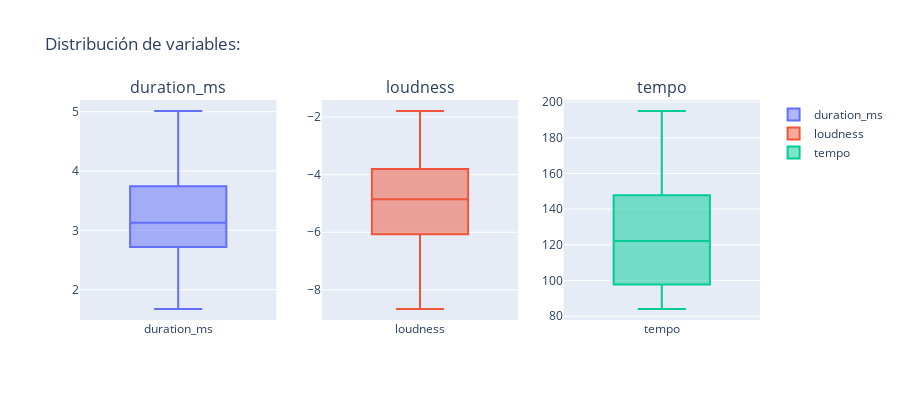

Source (notebook cell):
### Code cell
cols = ['duration_ms', 'loudness', 'tempo']

fig = make_subplots(rows=1, cols=3, subplot_titles=cols)

for i, col in enumerate(cols):
    fig.add_trace(go.Box(y=anger_df[col], name=col), row=1, col=i+1)

fig.update_layout(
    title="Distribución de variables:",
    height=400,
    width=900
)

fig.show()

### Figure 1 — Plotly figure (JSON) as saved in the notebook; plotly's stock layout.template omitted (floating-point values rounded to 4 significant figures)
{"data": [{"name": "duration_ms", "type": "box", "xaxis": "x", "y": [3.541, 3.116, 4.864, 2.694, 2.699, 3.028, 4.54, 3.134, 4.483, 4.242, 3.29, 3.046, 3.976, 2.888, 3.491, 3.269, 2.203, 3.128, 2.002, 2.889, 4.571, 3.52, 3.313, 3.751, 3.058, 3.241, 4.669, 2.177, 2.919, 3.212, 3.312, 2.595, 2.948, 3.738, 3.054, 2.726, 4.092, 2.379, 3.329, 3.113, 4.494, 3.113, 2.554, 3.764, 4.089, 3.883, 3.04, 3.13, 1.674, 2.189, 3.45, 3.959, 2.144, 2.693, 2.459, 2.864, 3.581, 3.28, 2.842, 5.012, 4.142, 2.297, 2.854, 2.597, 1.779], "yaxis": "y"}, {"name": "loudness", "type": "box", "xaxis": "x2", "y": [-3.727, -4.292, -5.464, -4.075, -3.063, -2.666, -7.596, -6.887, -3.442, -7.24, -4.407, -5.326, -8.329, -6.258, -4.774, -5.29, -5.402, -6.853, -2.059, -4.008, -5.909, -6.742, -4.759, -6.061, -4.464, -3.618, -8.376, -4.686, -3.048, -5.342, -2.938, -4.838, -6.355, -3.922, -5.43, -5.236, -4.951, -5.055, -5.021, -6.093, -4.702, -4.852, -1.856, -3.87, -7.002, -4.025, -3.133, -7.74, -6.939, -3.441, -2.087, -5.417, -1.789, -5.304, -3.825, -4.013, -8.665, -5.238, -7.287, -6.182, -4.326, -5.382, -3.608, -3.313, -3.333], "yaxis": "y2"}, {"name": "tempo", "type": "box", "xaxis": "x3", "y": [120, 135.0, 102.5, 134.1, 111.6, 95.97, 85.03, 101.9, 91.45, 94.21, 143.0, 123.1, 127.1, 84.05, 94.51, 194.9, 95.01, 157.9, 103.1, 132.5, 97.91, 123.1, 121.0, 93.99, 95.35, 128.1, 106.0, 165.0, 160.1, 84.85, 151.9, 119.0, 155.0, 157.7, 104.0, 125.1, 195.0, 97.05, 135.8, 179.3, 135.1, 156.0, 122.1, 85.47, 150.1, 102.8, 120.1, 92.0, 159.9, 166.1, 119.0, 119.0, 135.0, 88.57, 140.0, 140.0, 97.33, 93.58, 105.0, 146.9, 145.4, 165.0, 118.7, 150.1, 155.0], "yaxis": "y3"}], "layout": {"annotations": [{"font": {"size": 16}, "showarrow": false, "text": "duration_ms", "x": 0.1444, "xanchor": "center", "xref": "paper", "y": 1, "yanchor": "bottom", "yref": "paper"}, {"font": {"size": 16}, "showarrow": false, "text": "loudness", "x": 0.5, "xanchor": "center", "xref": "paper", "y": 1, "yanchor": "bottom", "yref": "paper"}, {"font": {"size": 16}, "showarrow": false, "text": "tempo", "x": 0.8556, "xanchor": "center", "xref": "paper", "y": 1, "yanchor": "bottom", "yref": "paper"}], "height": 400, "title": {"text": "Distribución de variables:"}, "width": 900, "xaxis": {"anchor": "y", "domain": [0, 0.2889]}, "xaxis2": {"anchor": "y2", "domain": [0.3556, 0.6444]}, "xaxis3": {"anchor": "y3", "domain": [0.7111, 1]}, "yaxis": {"anchor": "x", "domain": [0, 1]}, "yaxis2": {"anchor": "x2", "domain": [0, 1]}, "yaxis3": {"anchor": "x3", "domain": [0, 1]}}}
